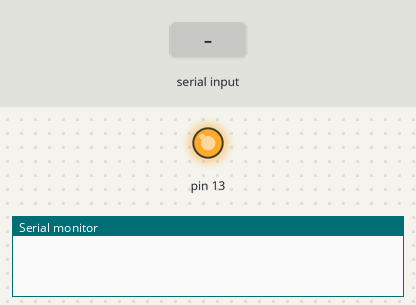
A sketch run on a simulated Arduino Uno, built with avr-gcc and run on an emulated ATmega328P. On the bench: output pins drawn as LEDs (lit = HIGH), the last lines printed to the serial monitor. The test bench sets the inputs (shaded band).

Above: at 1.2 s.
1.3 s: "0" received over Serial
At 1.6 s:
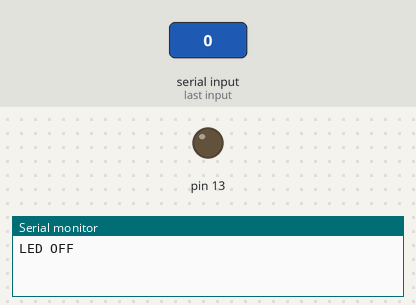
2.8 s: "1" received over Serial
At 3.9 s:
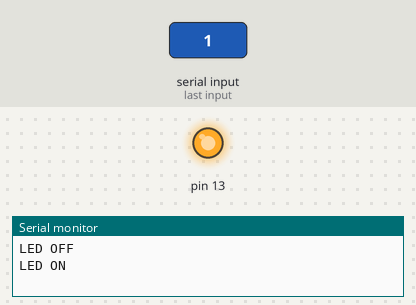
Timing chart, 0 to 5.8 s (numbered marks = the images above; inputs shaded):
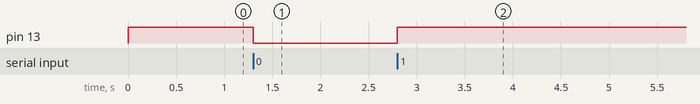

The sketch:

Serial_Monitor_LED_test.ino
```cpp
void setup() {
  // put your setup code here, to run once:
  pinMode(13, OUTPUT);
  digitalWrite(13, HIGH);

  Serial.begin(9600);

}

void loop() {
  // put your main code here, to run repeatedly:
  if (Serial.available() > 0);
  {
    char Letter = Serial.read();

    if (Letter == '1')
    {
      digitalWrite(13, HIGH);
      Serial.println("LED ON");
    }
    else if (Letter == '0')
    {
      digitalWrite(13, LOW);
      Serial.println("LED OFF");
    }
  }
}
```

Measured:
- after the input at 1.3 s, pin 13: HIGH → LOW at once
- after the input at 2.8 s, pin 13: LOW → HIGH at once
